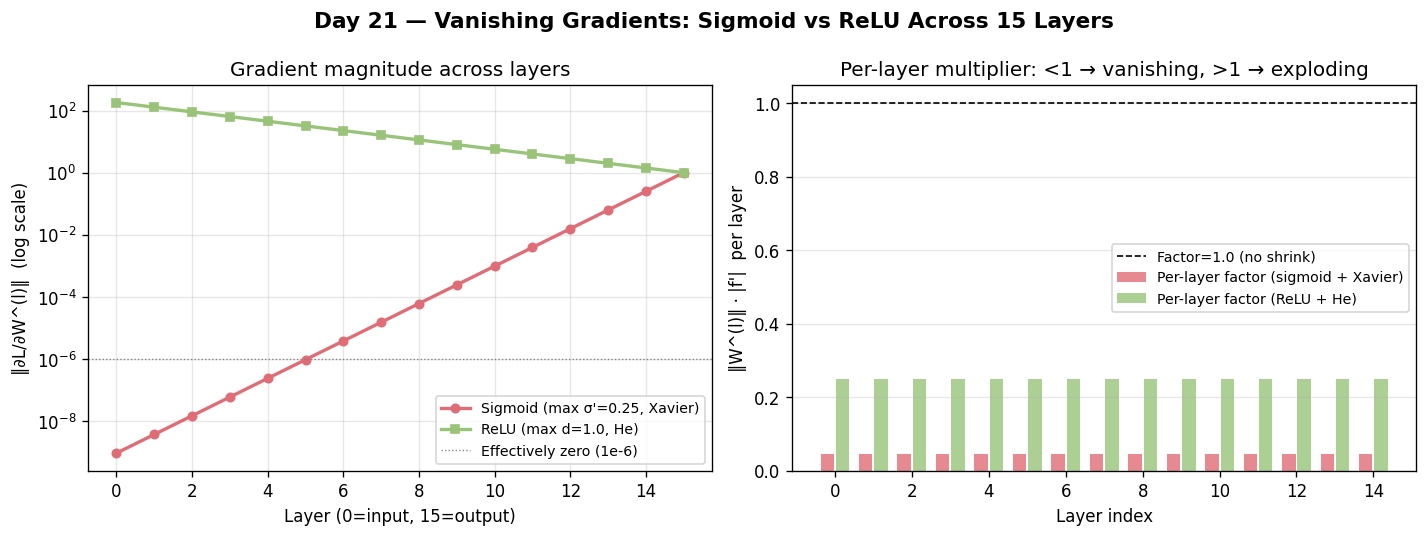

Write Python code to recreate this figure.
import numpy as np
import matplotlib.pyplot as plt

np.random.seed(42)

n_layers = 15
n_units  = 32

def grad_norms_by_layer(n_layers, n_units, init_scale, activation_deriv_max):
    """Approximate gradient norm at each layer using the chain-rule product."""
    # Each layer multiplies the gradient by W * diag(f')
    # Approximate the spectral norm as init_scale * sqrt(n_units) * activation_deriv_max
    single_factor = init_scale * np.sqrt(n_units) * activation_deriv_max
    # Gradient norm at layer l (from output) ≈ factor^(n_layers - l)
    norms = [single_factor ** k for k in range(n_layers, -1, -1)]
    return norms

# Sigmoid: max derivative 0.25, Xavier-like scale sqrt(1/n)
norms_sigmoid = grad_norms_by_layer(n_layers, n_units,
                                     init_scale=np.sqrt(1.0/n_units),
                                     activation_deriv_max=0.25)
# ReLU: max derivative 1.0, He scale sqrt(2/n)
norms_relu   = grad_norms_by_layer(n_layers, n_units,
                                    init_scale=np.sqrt(2.0/n_units),
                                    activation_deriv_max=1.0)

layers = list(range(n_layers + 1))

fig, axes = plt.subplots(1, 2, figsize=(12, 4.5))
fig.suptitle("Day 21 — Vanishing Gradients: Sigmoid vs ReLU Across 15 Layers", fontsize=13, fontweight="bold")

ax = axes[0]
ax.semilogy(layers, norms_sigmoid, "o-", color="#e06c75", linewidth=2, markersize=5,
            label="Sigmoid (max σ'=0.25, Xavier)")
ax.semilogy(layers, norms_relu,    "s-", color="#98c379", linewidth=2, markersize=5,
            label="ReLU (max d=1.0, He)")
ax.axhline(1e-6, color="grey", linewidth=0.8, linestyle=":", label="Effectively zero (1e-6)")
ax.set_xlabel("Layer (0=input, 15=output)")
ax.set_ylabel("‖∂L/∂W^(l)‖  (log scale)")
ax.set_title("Gradient magnitude across layers")
ax.legend(fontsize=8.5); ax.grid(True, alpha=0.3)

ax2 = axes[1]
# Show the individual multiplied factors
factors_sig = [np.sqrt(1.0/n_units) * 0.25] * n_layers
factors_relu = [np.sqrt(2.0/n_units) * 1.0] * n_layers
ax2.bar(np.arange(n_layers) - 0.2, factors_sig,  width=0.35, color="#e06c75",
        alpha=0.8, label="Per-layer factor (sigmoid + Xavier)")
ax2.bar(np.arange(n_layers) + 0.2, factors_relu, width=0.35, color="#98c379",
        alpha=0.8, label="Per-layer factor (ReLU + He)")
ax2.axhline(1.0, color="k", linewidth=1, linestyle="--", label="Factor=1.0 (no shrink)")
ax2.set_xlabel("Layer index")
ax2.set_ylabel("‖W^(l)‖ · |f'|  per layer")
ax2.set_title("Per-layer multiplier: <1 → vanishing, >1 → exploding")
ax2.legend(fontsize=8.5); ax2.grid(True, alpha=0.3, axis="y")

plt.tight_layout()
plt.savefig("graph_DAY_21.png", dpi=120, bbox_inches="tight")
print("graph_DAY_21.png saved")
